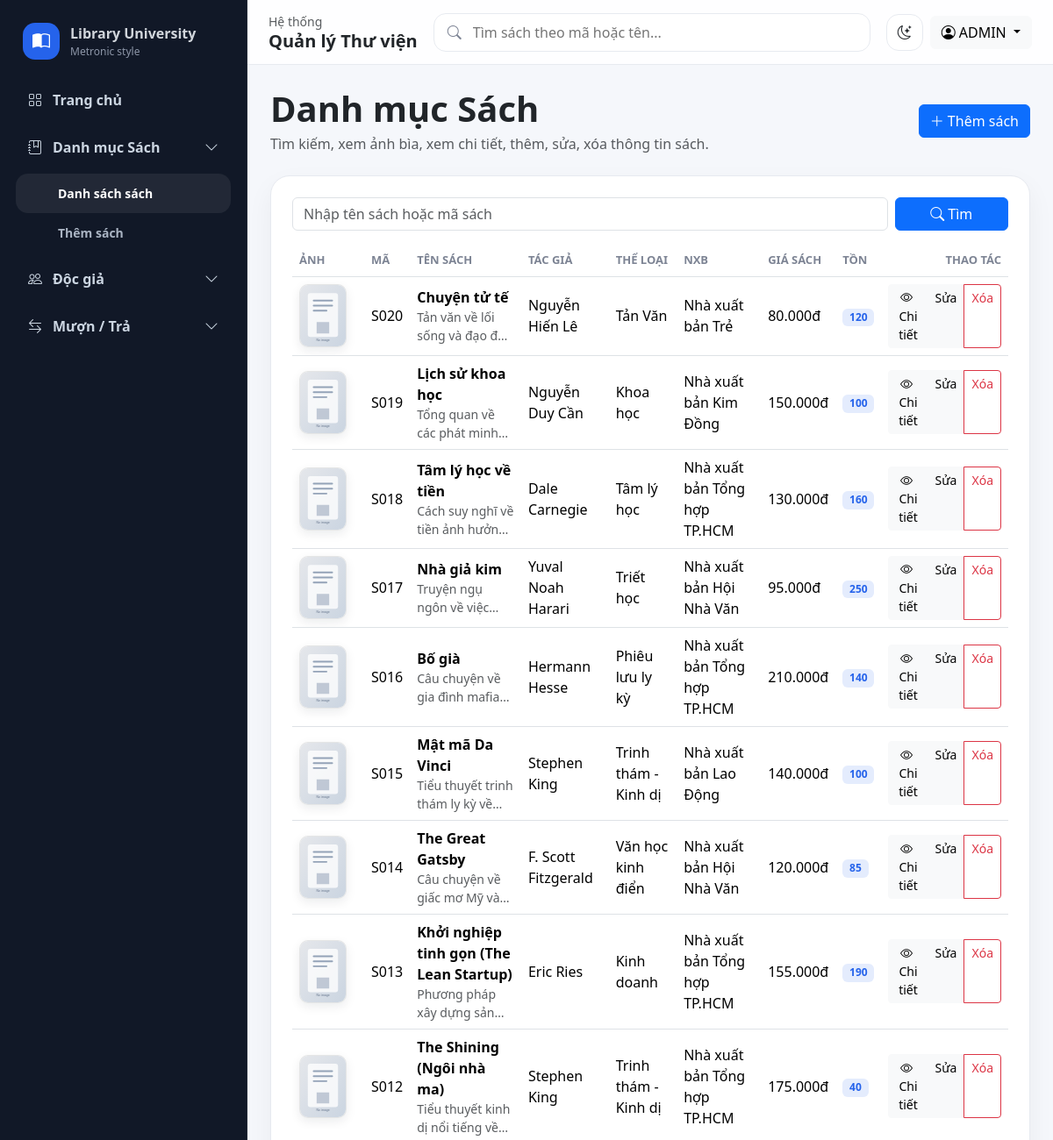
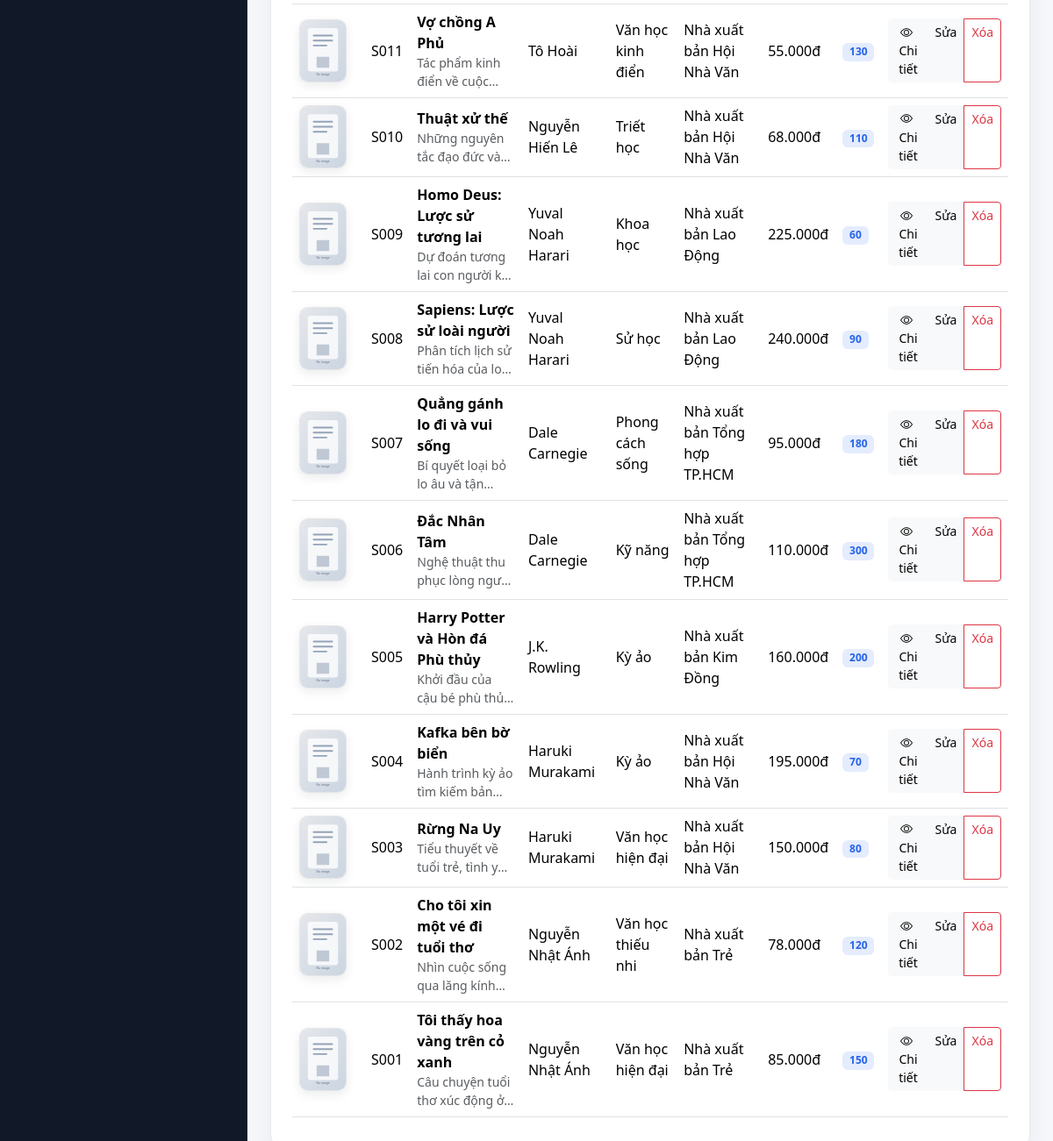
The page /pages/sach_list.php (signed in) on the database its author committed (2 pictures, top to bottom).
### tables this page shows
CREATE TABLE `sach` (
  `MaSach` varchar(10) NOT NULL,
  `TenSach` varchar(255) NOT NULL,
  `MaTacGia` varchar(10) DEFAULT NULL,
  `MaTheLoai` varchar(10) DEFAULT NULL,
  `MaNXB` varchar(10) DEFAULT NULL,
  `DonGiaNhap` decimal(10,2) DEFAULT NULL,
  `DonGiaBan` decimal(10,2) NOT NULL,
  `NamXuatBan` year(4) DEFAULT NULL,
  `SoLuongTon` int(11) DEFAULT 0,
  `MoTa` text DEFAULT NULL,
  `KichThuoc` varchar(50) DEFAULT NULL,
  `SoTrang` int(11) DEFAULT NULL,
  `Anh` varchar(255) DEFAULT NULL
);

CREATE TABLE `tac_gia` (
  `MaTacGia` varchar(10) NOT NULL,
  `TenTacGia` varchar(150) NOT NULL,
  `NgaySinh` date DEFAULT NULL,
  `HinhAnh` varchar(255) DEFAULT NULL,
  `MoTa` text DEFAULT NULL
);

CREATE TABLE `the_loai` (
  `MaTheLoai` varchar(10) NOT NULL,
  `TenTheLoai` varchar(100) NOT NULL,
  `MoTa` varchar(255) DEFAULT NULL
);

CREATE TABLE `nha_xuat_ban` (
  `MaNXB` varchar(10) NOT NULL,
  `TenNXB` varchar(200) NOT NULL,
  `DiaChi` varchar(255) DEFAULT NULL,
  `SoDienThoai` varchar(20) DEFAULT NULL
);

### includes/functions.php (called while the page is built, shortened)
<?php
function base_url(string $path = ''): string {
    $root = '/quanly_thuvien';
    return $root . ($path ? '/' . ltrim($path, '/') : '');
}
function e(?string $value): string {
    return htmlspecialchars((string)$value, ENT_QUOTES, 'UTF-8');
}
function book_image_url(?string $path): string {
    $path = trim((string)$path);
    if (preg_match('#^https?://#i', $path)) {
        return $path;
    }
    return base_url(ltrim($path, '/'));
}
function money_vnd($amount): string {
    return number_format((float)$amount, 0, ',', '.') . 'đ';
}

### pages/sach_list.php (the view, shortened to what this page needs)
<?php
require_once __DIR__ . '/../config/database.php';
require_once __DIR__ . '/../includes/functions.php';
$q = trim($_GET['q'] ?? '');
$sql = "SELECT s.*, tg.TenTacGia, tl.TenTheLoai, nxb.TenNXB
        FROM sach s
        LEFT JOIN tac_gia tg ON tg.MaTacGia=s.MaTacGia
        LEFT JOIN the_loai tl ON tl.MaTheLoai=s.MaTheLoai
        LEFT JOIN nha_xuat_ban nxb ON nxb.MaNXB=s.MaNXB";
$params = [];
$sql .= " ORDER BY s.MaSach DESC";
$stmt = $pdo->prepare($sql);
$stmt->execute($params);
$rows = $stmt->fetchAll();
include __DIR__ . '/../includes/header.php';
include __DIR__ . '/../includes/sidebar.php';
?>
<div class="d-flex justify-content-between align-items-center mb-4">
    <div>
        <h1 class="fw-bold mb-1">Danh mục Sách</h1>
        <p class="text-muted mb-0">Tìm kiếm, xem ảnh bìa, xem chi tiết, thêm, sửa, xóa thông tin sách.</p>
    </div>
    <a class="btn btn-primary" href="sach_form.php"><i class="bi bi-plus-lg me-1"></i>Thêm sách</a>
</div>
<div class="card-soft p-4">
    <form class="row g-2 mb-3" method="get">
        <div class="col-md-10"><input class="form-control" name="q" value="<?= e($q) ?>" placeholder="Nhập tên sách hoặc mã sách"></div>
        <div class="col-md-2"><button class="btn btn-primary w-100"><i class="bi bi-search me-1"></i>Tìm</button></div>
    </form>
    <div class="table-responsive">
        <table class="table align-middle">
            <thead>
                <tr>
                    <th style="width:82px">Ảnh</th>
                    <th>Mã</th>
                    <th>Tên sách</th>
                    <th>Tác giả</th>
                    <th>Thể loại</th>
                    <th>NXB</th>
                    <th>Giá sách</th>
                    <th>Tồn</th>
                    <th class="text-end">Thao tác</th>
                </tr>
            </thead>
            <tbody>
                <?php foreach ($rows as $r): ?>
                    <tr>
                        <td>
                            <a href="sach_detail.php?id=<?= e($r['MaSach']) ?>">
                                <img class="book-cover-sm" src="<?= e(book_image_url($r['Anh'] ?? '')) ?>" alt="Ảnh <?= e($r['TenSach']) ?>" onerror="this.onerror=null;this.src='<?= e(base_url('assets/images/book-placeholder.svg')) ?>';">
                            </a>
                        </td>
                        <td><?= e($r['MaSach']) ?></td>
                        <td>
                            <a class="fw-semibold book-title-link" href="sach_detail.php?id=<?= e($r['MaSach']) ?>"><?= e($r['TenSach']) ?></a>
                            <?php if (!empty($r['MoTa'])): ?><div class="small text-muted line-clamp-2"><?= e($r['MoTa']) ?></div><?php endif; ?>
                        </td>
                        <td><?= e($r['TenTacGia']) ?></td>
                        <td><?= e($r['TenTheLoai']) ?></td>
                        <td><?= e($r['TenNXB']) ?></td>
                        <td><?= money_vnd($r['DonGiaBan']) ?></td>
                        <td><span class="badge <?= $r['SoLuongTon'] > 0 ? 'badge-soft' : 'bg-danger' ?>"><?= (int)$r['SoLuongTon'] ?></span></td>
                        <td class="text-end">
                            <div class="btn-group btn-group-sm">
                                <a class="btn btn-light" href="sach_detail.php?id=<?= e($r['MaSach']) ?>"><i class="bi bi-eye me-1"></i>Chi tiết</a>
                                <a class="btn btn-light" href="sach_form.php?id=<?= e($r['MaSach']) ?>">Sửa</a>
                                <a class="btn btn-outline-danger" onclick="return confirm('Xóa sách này?')" href="../actions/sach_process.php?action=delete&id=<?= e($r['MaSach']) ?>">Xóa</a>
                            </div>
                        </td>
                    </tr>
                <?php endforeach; ?>
            </tbody>
        </table>
    </div>
</div>
<?php include __DIR__ . '/../includes/footer.php'; ?>

### includes/header.php (shortened to what this page needs)
<?php
require_once __DIR__ . '/functions.php';
?>
<!doctype html>
<html lang="vi" data-bs-theme="<?= $_COOKIE['theme'] ?? 'light' ?>">
<head>
    <link href="https://cdn.jsdelivr.net/npm/bootstrap@5.3.3/dist/css/bootstrap.min.css" rel="stylesheet">
    <link href="https://cdn.jsdelivr.net/npm/bootstrap-icons@1.11.3/font/bootstrap-icons.css" rel="stylesheet">
    <link href="<?= base_url('assets/css/app.css') ?>" rel="stylesheet">
</head>
<body>
<div class="app-shell">
<header class="app-header">
    <div class="d-flex align-items-center gap-3">
        <div>
            <div class="text-muted small">Hệ thống</div>
            <h5 class="mb-0 fw-bold">Quản lý Thư viện</h5>
        </div>
    </div>
    <form class="header-search" action="<?= base_url('pages/sach_list.php') ?>" method="get">
        <i class="bi bi-search"></i>
        <input name="q" value="<?= e($_GET['q'] ?? '') ?>" placeholder="Tìm sách theo mã hoặc tên...">
    </form>
    <div class="d-flex align-items-center gap-2">
        <button class="btn btn-icon" id="themeToggle" title="Sáng / tối">
            <i class="bi bi-moon-stars"></i>
        </button>
        <div class="dropdown">
            <button class="btn btn-light dropdown-toggle" data-bs-toggle="dropdown">
                <i class="bi bi-person-circle me-1"></i><?= e($_SESSION['admin']['HoTenNV'] ?? 'Admin') ?>
            </button>
        </div>
    </div>
</header>

### includes/sidebar.php (shortened to what this page needs)
<?php
$current = basename($_SERVER['PHP_SELF']);
function active_menu(array $files): string
{
    global $current;
    return in_array($current, $files, true) ? 'show' : '';
}
function active_link(string $file): string
{
    global $current;
    return $current === $file ? 'active' : '';
}
?>
<aside class="app-sidebar d-none d-lg-flex">
    <div class="brand">
        <div class="brand-icon"><i class="bi bi-book-half"></i></div>
        <div>
            <strong>Library University</strong>
            <span>Metronic style</span>
        </div>
    </div>
    <nav class="menu">
        <a class="menu-link <?= active_link('dashboard.php') ?>" href="<?= base_url('pages/dashboard.php') ?>">
            <i class="bi bi-grid"></i><span>Trang chủ</span>
        </a>
        <button class="menu-parent" data-bs-toggle="collapse" data-bs-target="#bookMenu">
            <i class="bi bi-journal-bookmark"></i><span>Danh mục Sách</span><i class="bi bi-chevron-down ms-auto"></i>
        </button>
        <div id="bookMenu" class="collapse <?= active_menu(['sach_list.php', 'sach_form.php']) ?>">
            <a class="menu-child <?= active_link('sach_list.php') ?>" href="<?= base_url('pages/sach_list.php') ?>">Danh sách sách</a>
            <a class="menu-child <?= active_link('sach_form.php') ?>" href="<?= base_url('pages/sach_form.php') ?>">Thêm sách</a>
        </div>
        <button class="menu-parent" data-bs-toggle="collapse" data-bs-target="#readerMenu">
            <i class="bi bi-people"></i><span>Độc giả</span><i class="bi bi-chevron-down ms-auto"></i>
        </button>
        <button class="menu-parent" data-bs-toggle="collapse" data-bs-target="#borrowMenu">
            <i class="bi bi-arrow-left-right"></i><span>Mượn / Trả</span><i class="bi bi-chevron-down ms-auto"></i>
        </button>
    </nav>
</aside>
<main class="app-main">

### includes/footer.php (shortened to what this page needs)
</main>
</div>
</body>
</html>

### assets/css/app.css (style rules this page uses)
:root { --sidebar-width: 282px; --soft-bg: #f5f7fb; --card-bg: #ffffff; --border: #e7eaf0; --text-muted: #7d8494; }
body { background: var(--soft-bg); color: var(--bs-body-color); }
.app-shell { min-height: 100vh; }
.app-header { position: sticky; top: 0; z-index: 1020; height: 74px; margin-left: var(--sidebar-width); background: rgba(255,255,255,.86); backdrop-filter: blur(14px); border-bottom: 1px solid var(--border); display: flex; align-items: center; justify-content: space-between; padding: 0 24px; gap: 18px; }
.app-sidebar { position: fixed; inset: 0 auto 0 0; width: var(--sidebar-width); background: #111827; color: #d1d5db; border-right: 1px solid rgba(255,255,255,.08); padding: 18px; flex-direction: column; overflow-y: auto; }
.brand { display: flex; align-items: center; gap: 12px; padding: 8px 8px 22px; }
.brand-icon { width: 42px; height: 42px; border-radius: 14px; background: #2563eb; display: grid; place-items: center; color: #fff; font-size: 20px; }
.brand span { display:block; color:#8d96a8; font-size:12px; }
.menu { display: flex; flex-direction: column; gap: 6px; }
.menu-link, .menu-parent, .menu-child { border: 0; width: 100%; text-decoration: none; border-radius: 14px; display: flex; align-items: center; gap: 12px; color: #cbd5e1; padding: 12px 14px; background: transparent; font-weight: 600; }
.menu-parent { cursor: pointer; }
.menu-child { padding-left: 48px; font-size: 14px; color:#aab4c3; }
.menu-child.active { color:#fff; background: rgba(255,255,255,.07); }
.app-main { margin-left: var(--sidebar-width); padding: 26px; }
.card-soft { background: var(--card-bg); border: 1px solid var(--border); border-radius: 22px; box-shadow: 0 12px 30px rgba(15,23,42,.05); }
.header-search { max-width: 520px; flex: 1; position: relative; }
.header-search i { position:absolute; left:16px; top:50%; transform:translateY(-50%); color:var(--text-muted); }
.header-search input { width:100%; height:44px; padding:0 16px 0 44px; border-radius: 14px; border: 1px solid var(--border); background: var(--card-bg); color: var(--bs-body-color); outline: none; }
.btn-icon { width:42px; height:42px; border-radius: 14px; background: var(--card-bg); border:1px solid var(--border); }
.table thead th { color: var(--text-muted); font-size: 13px; text-transform: uppercase; }
.badge-soft { background: rgba(37,99,235,.12); color:#2563eb; }
.book-cover-sm { width: 58px; height: 78px; object-fit: cover; border-radius: 12px; border: 1px solid var(--border); background: var(--soft-bg); box-shadow: 0 8px 20px rgba(15,23,42,.08); }
.book-title-link { color: inherit; text-decoration: none; }
.line-clamp-2 { display: -webkit-box; -webkit-line-clamp: 2; -webkit-box-orient: vertical; overflow: hidden; }

### pages/sach_list.php (style rules this page uses)
.book-cover-sm { width: 54px; height: 72px; object-fit: cover; border-radius: 10px; border: 1px solid rgba(0, 0, 0, .08); background: #f8f9fa; display: block; box-shadow: 0 4px 12px rgba(15, 23, 42, .08); }
.book-title-link { text-decoration: none; color: inherit; }
.line-clamp-2 { display: -webkit-box; -webkit-line-clamp: 2; -webkit-box-orient: vertical; overflow: hidden; max-width: 420px; }

### rows shown on the page
sach: MaSach "S020", TenSach "Chuyện tử tế", MoTa "Tản văn về lối sống và đạo…", MaTacGia.TenTacGia "Nguyễn Hiến Lê", MaTheLoai.TenTheLoai "Tản Văn", MaNXB.TenNXB "Nhà xuất bản Trẻ", DonGiaBan "80.000đ", SoLuongTon "120"
sach: MaSach "S019", TenSach "Lịch sử khoa học", MoTa "Tổng quan về các phát…", MaTacGia.TenTacGia "Nguyễn Duy Cần", MaTheLoai.TenTheLoai "Khoa học", MaNXB.TenNXB "Nhà xuất bản Kim Đồng", DonGiaBan "150.000đ", SoLuongTon "100"
sach: MaSach "S018", TenSach "Tâm lý học về tiền", MoTa "Cách suy nghĩ về tiền ảnh…", MaTacGia.TenTacGia "Dale Carnegie", MaTheLoai.TenTheLoai "Tâm lý học", MaNXB.TenNXB "Nhà xuất bản Tổng hợp TP.HCM", DonGiaBan "130.000đ", SoLuongTon "160"
sach: MaSach "S017", TenSach "Nhà giả kim", MoTa "Truyện ngụ ngôn về…", MaTacGia.TenTacGia "Yuval Noah Harari", MaTheLoai.TenTheLoai "Triết học", MaNXB.TenNXB "Nhà xuất bản Hội Nhà Văn", DonGiaBan "95.000đ", SoLuongTon "250"
sach: MaSach "S016", TenSach "Bố già", MoTa "Câu chuyện về gia đình…", MaTacGia.TenTacGia "Hermann Hesse", MaTheLoai.TenTheLoai "Phiêu lưu ly kỳ", MaNXB.TenNXB "Nhà xuất bản Tổng hợp TP.HCM", DonGiaBan "210.000đ", SoLuongTon "140"
sach: MaSach "S015", TenSach "Mật mã Da Vinci", MoTa "Tiểu thuyết trinh thám ly kỳ…", MaTacGia.TenTacGia "Stephen King", MaTheLoai.TenTheLoai "Trinh thám - Kinh dị", MaNXB.TenNXB "Nhà xuất bản Lao Động", DonGiaBan "140.000đ", SoLuongTon "100"
sach: MaSach "S014", TenSach "The Great Gatsby", MoTa "Câu chuyện về giấc mơ Mỹ…", MaTacGia.TenTacGia "F. Scott Fitzgerald", MaTheLoai.TenTheLoai "Văn học kinh điển", MaNXB.TenNXB "Nhà xuất bản Hội Nhà Văn", DonGiaBan "120.000đ", SoLuongTon "85"
sach: MaSach "S013", TenSach "Khởi nghiệp tinh gọn (The Lean Startup)", MoTa "Phương pháp xây dựng…", MaTacGia.TenTacGia "Eric Ries", MaTheLoai.TenTheLoai "Kinh doanh", MaNXB.TenNXB "Nhà xuất bản Tổng hợp TP.HCM", DonGiaBan "155.000đ", SoLuongTon "190"
sach: MaSach "S012", TenSach "The Shining (Ngôi nhà ma)", MoTa "Tiểu thuyết kinh dị nổi tiếng…", MaTacGia.TenTacGia "Stephen King", MaTheLoai.TenTheLoai "Trinh thám - Kinh dị", MaNXB.TenNXB "Nhà xuất bản Tổng hợp TP.HCM", DonGiaBan "175.000đ", SoLuongTon "40"
sach: MaSach "S011", TenSach "Vợ chồng A Phủ", MoTa "Tác phẩm kinh điển về…", MaTacGia.TenTacGia "Tô Hoài", MaTheLoai.TenTheLoai "Văn học kinh điển", MaNXB.TenNXB "Nhà xuất bản Hội Nhà Văn", DonGiaBan "55.000đ", SoLuongTon "130"
sach: MaSach "S010", TenSach "Thuật xử thế", MoTa "Những nguyên tắc đạo đức…", MaTacGia.TenTacGia "Nguyễn Hiến Lê", MaTheLoai.TenTheLoai "Triết học", MaNXB.TenNXB "Nhà xuất bản Hội Nhà Văn", DonGiaBan "68.000đ", SoLuongTon "110"
sach: MaSach "S009", TenSach "Homo Deus: Lược sử tương lai", MoTa "Dự đoán tương lai con người…", MaTacGia.TenTacGia "Yuval Noah Harari", MaTheLoai.TenTheLoai "Khoa học", MaNXB.TenNXB "Nhà xuất bản Lao Động", DonGiaBan "225.000đ", SoLuongTon "60"
sach: MaSach "S008", TenSach "Sapiens: Lược sử loài người", MoTa "Phân tích lịch sử tiến hóa của…", MaTacGia.TenTacGia "Yuval Noah Harari", MaTheLoai.TenTheLoai "Sử học", MaNXB.TenNXB "Nhà xuất bản Lao Động", DonGiaBan "240.000đ", SoLuongTon "90"
sach: MaSach "S007", TenSach "Quẳng gánh lo đi và vui sống", MoTa "Bí quyết loại bỏ lo âu và…", MaTacGia.TenTacGia "Dale Carnegie", MaTheLoai.TenTheLoai "Phong cách sống", MaNXB.TenNXB "Nhà xuất bản Tổng hợp TP.HCM", DonGiaBan "95.000đ", SoLuongTon "180"
sach: MaSach "S006", TenSach "Đắc Nhân Tâm", MoTa "Nghệ thuật thu phục lòng…", MaTacGia.TenTacGia "Dale Carnegie", MaTheLoai.TenTheLoai "Kỹ năng", MaNXB.TenNXB "Nhà xuất bản Tổng hợp TP.HCM", DonGiaBan "110.000đ", SoLuongTon "300"
sach: MaSach "S005", TenSach "Harry Potter và Hòn đá Phù thủy", MoTa "Khởi đầu của cậu bé phù…", MaTacGia.TenTacGia "J.K. Rowling", MaTheLoai.TenTheLoai "Kỳ ảo", MaNXB.TenNXB "Nhà xuất bản Kim Đồng", DonGiaBan "160.000đ", SoLuongTon "200"
sach: MaSach "S004", TenSach "Kafka bên bờ biển", MoTa "Hành trình kỳ ảo tìm kiếm…", MaTacGia.TenTacGia "Haruki Murakami", MaTheLoai.TenTheLoai "Kỳ ảo", MaNXB.TenNXB "Nhà xuất bản Hội Nhà Văn", DonGiaBan "195.000đ", SoLuongTon "70"
sach: MaSach "S003", TenSach "Rừng Na Uy", MoTa "Tiểu thuyết về tuổi trẻ, tình…", MaTacGia.TenTacGia "Haruki Murakami", MaTheLoai.TenTheLoai "Văn học hiện đại", MaNXB.TenNXB "Nhà xuất bản Hội Nhà Văn", DonGiaBan "150.000đ", SoLuongTon "80"
sach: MaSach "S002", TenSach "Cho tôi xin một vé đi tuổi thơ", MoTa "Nhìn cuộc sống qua lăng…", MaTacGia.TenTacGia "Nguyễn Nhật Ánh", MaTheLoai.TenTheLoai "Văn học thiếu nhi", MaNXB.TenNXB "Nhà xuất bản Trẻ", DonGiaBan "78.000đ", SoLuongTon "120"
sach: MaSach "S001", TenSach "Tôi thấy hoa vàng trên cỏ xanh", MoTa "Câu chuyện tuổi thơ xúc động…", MaTacGia.TenTacGia "Nguyễn Nhật Ánh", MaTheLoai.TenTheLoai "Văn học hiện đại", MaNXB.TenNXB "Nhà xuất bản Trẻ", DonGiaBan "85.000đ", SoLuongTon "150"

### other values the page prints
$_SESSION['admin']['HoTenNV'] "ADMIN"
